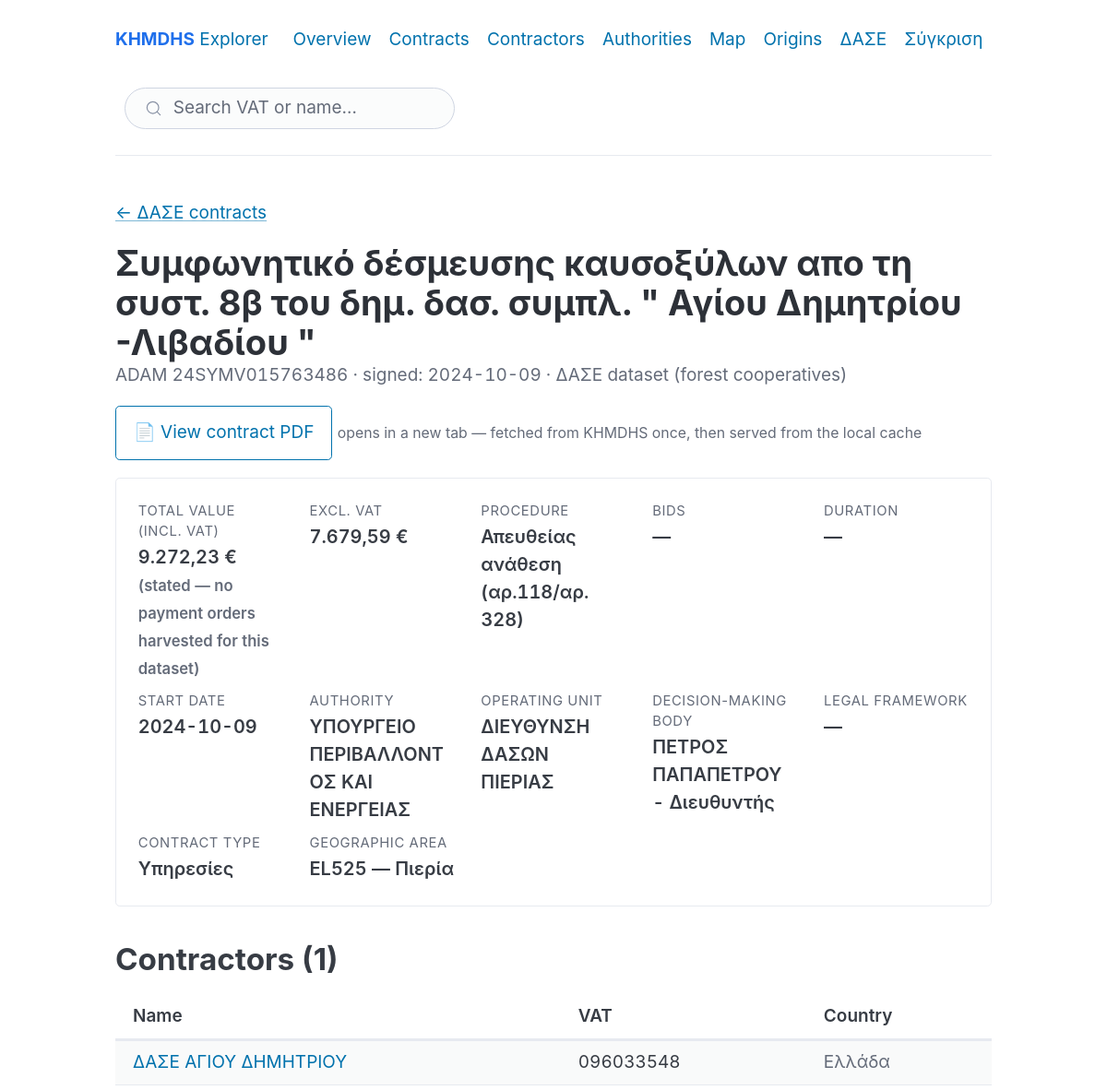
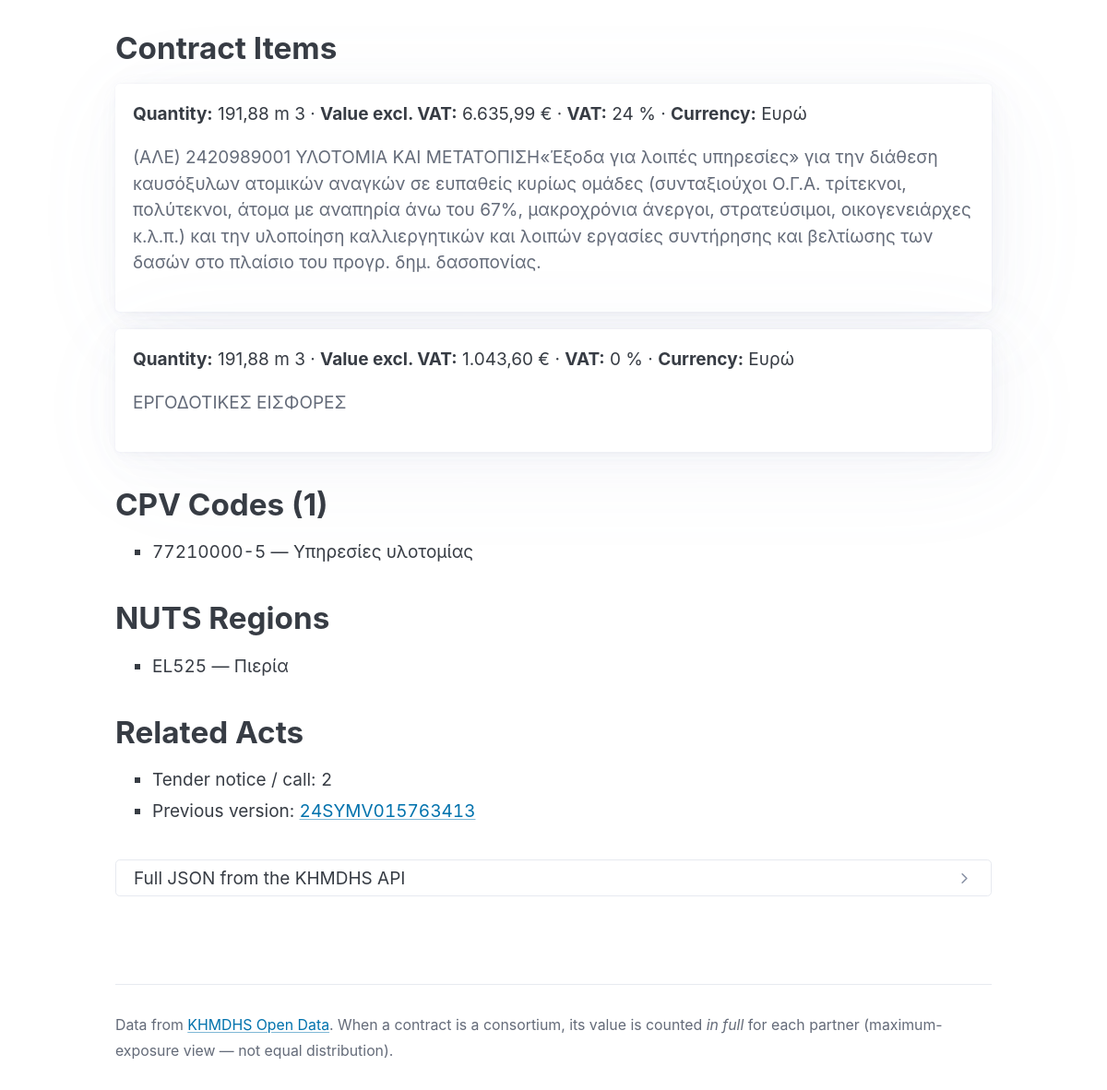
The app's page /dase/contract/24SYMV015763486 with its own data (2 pictures, top to bottom).
### tables this page shows
CREATE TABLE contracts (
    reference_number               TEXT PRIMARY KEY,
    title                          TEXT,
    contract_number                TEXT,
    contract_signed_date           TEXT,
    submission_date                TEXT,
    last_update_date               TEXT,
    start_date                     TEXT,
    end_date                       TEXT,
    no_end_date                    INTEGER,
    cancelled                      INTEGER,
    cancellation_date              TEXT,
    cancellation_reason            TEXT,
    organization_code              TEXT,
    organization_name              TEXT,
    organization_vat               TEXT,
    type_of_contracting_authority  TEXT,
    contracting_authority_activity TEXT,
    central_government_authority   TEXT,
    units_operator_code            TEXT,
    units_operator_name            TEXT,
    signer_code                    TEXT,
    signer_name                    TEXT,
    procedure_type_code            TEXT,
    procedure_type                 TEXT,
    award_procedure                TEXT,
    assign_criteria                TEXT,
    contract_type_code             TEXT,
    contract_type                  TEXT,
    legal_context                  TEXT,
    nuts_code                      TEXT,
    nuts_region_name               TEXT,
    nuts_city                      TEXT,
    nuts_postal_code               TEXT,
    nuts_country                   TEXT,
    total_cost_without_vat         REAL,
    total_cost_with_vat            REAL,
    contract_budget                REAL,
    bids_submitted                 INTEGER,
    max_bids_submitted             INTEGER,
    number_of_sections             INTEGER,
    contract_duration              INTEGER,
    contract_duration_unit         TEXT,
    public_funding_ref             TEXT,
    public_funding_ref_num         TEXT,
    public_funding_ref_ops         TEXT,
    cofund_program_ref             TEXT,
    espa_fund_program_ref          TEXT,
    notice_reference_number        TEXT,
    prev_reference_no              TEXT,
    next_reference_no              TEXT,
    raw_json                       TEXT,
    fetched_at                     TEXT NOT NULL
);

CREATE TABLE contractors (
    reference_number TEXT NOT NULL,
    seq              INTEGER NOT NULL,
    vat_number       TEXT,
    name             TEXT,
    country          TEXT,
    greek_vat        INTEGER,
    PRIMARY KEY (reference_number, seq),
    FOREIGN KEY (reference_number) REFERENCES contracts(reference_number) ON DELETE CASCADE
);

CREATE TABLE contract_objects (
    reference_number  TEXT NOT NULL,
    seq               INTEGER NOT NULL,
    quantity          REAL,
    unit_type         TEXT,
    cost_without_vat  REAL,
    vat_percent       TEXT,
    currency          TEXT,
    short_description TEXT,
    PRIMARY KEY (reference_number, seq),
    FOREIGN KEY (reference_number) REFERENCES contracts(reference_number) ON DELETE CASCADE
);

CREATE TABLE contract_cpvs (
    reference_number TEXT NOT NULL,
    seq              INTEGER NOT NULL,
    cpv_code         TEXT,
    cpv_description  TEXT,
    PRIMARY KEY (reference_number, seq),
    FOREIGN KEY (reference_number) REFERENCES contracts(reference_number) ON DELETE CASCADE
);

CREATE TABLE contract_nuts (
    reference_number TEXT NOT NULL,
    seq              INTEGER NOT NULL,
    nuts_code        TEXT,
    nuts_name        TEXT,
    PRIMARY KEY (reference_number, seq),
    FOREIGN KEY (reference_number) REFERENCES contracts(reference_number) ON DELETE CASCADE
);

### webui/app.py (the view)
    @app.route("/dase/contract/<adam>")
    def dase_contract_detail(adam: str):
        conn = _dase_conn()
        d = queries.contract_detail(conn, adam)
        if d is None:
            abort(404)
        return render_template("dase_contract.html", c=d)

### webui/filters.py (called while the page is built)
def gr_number(n: float | int | None, decimals: int = 2) -> str:
    if n is None or n == "":
        return ""
    try:
        s = f"{float(n):,.{decimals}f}"
    except (TypeError, ValueError):
        return str(n)
    return s.replace(",", "X").replace(".", ",").replace("X", ".")

def eur(n: float | int | None) -> str:
    if n is None or n == "":
        return ""
    return f"{gr_number(n)} €"

### webui/queries.py (called while the page is built)
def _has_scope_table(conn: sqlite3.Connection) -> bool:
    return conn.execute(
        "SELECT 1 FROM sqlite_master WHERE type='table' AND name='contract_scope'"
    ).fetchone() is not None

def _has_payments_table(conn: sqlite3.Connection) -> bool:
    return conn.execute(
        "SELECT 1 FROM sqlite_master WHERE type='table' AND name='contract_payments'"
    ).fetchone() is not None

def open_ro(db_path: Path) -> sqlite3.Connection:
    uri = f"file:{db_path.as_posix()}?mode=ro"
    conn = sqlite3.connect(uri, uri=True)
    conn.row_factory = sqlite3.Row
    return conn

### webui/templates/dase_contract.html (shortened to what this page needs)
{% extends "base.html" %}
{% block content %}
<p class="muted">
  <a href="{{ url_for('dase_contracts_list') }}">← ΔΑΣΕ contracts</a>
</p>
<hgroup>
  <h1>{{ c.title or c.reference_number }}</h1>
  <p class="muted tabular">ADAM {{ c.reference_number }} · signed: {{ c.contract_signed_date or '—' }}
    · ΔΑΣΕ dataset (forest cooperatives)</p>
</hgroup>
<p>
  <a role="button" href="{{ url_for('pdf_attachment', kind='contract', adam=c.reference_number) }}"
     target="_blank" rel="noopener" class="outline">📄 View contract PDF</a>
  <small class="muted">opens in a new tab — fetched from KHMDHS once, then served from the local cache</small>
</p>
<dl class="summary-card">
  <div>
    <dt>Total Value (incl. VAT)</dt>
    <dd>{{ c.total_cost_with_vat | eur }} <small class="muted">(stated — no payment orders harvested for this dataset)</small></dd>
  </div>
  <div>
    <dt>Excl. VAT</dt>
    <dd>{{ c.total_cost_without_vat | eur }}</dd>
  </div>
  <div>
    <dt>Procedure</dt>
    <dd>{{ c.procedure_type or '—' }}</dd>
  </div>
  <div>
    <dt>Bids</dt>
    <dd>
      {% if c.bids_submitted == 1 %}
        <span class="redflag redflag-amber">1 bid</span>
      {% else %}
        {{ c.bids_submitted or '—' }}
      {% endif %}
    </dd>
  </div>
  <div>
    <dt>Duration</dt>
    <dd>{% if c.contract_duration %}{{ c.contract_duration }} {{ c.contract_duration_unit or '' }}{% else %}—{% endif %}</dd>
  </div>
  <div>
    <dt>Start Date</dt>
    <dd>{{ c.start_date or '—' }}</dd>
  </div>
  <div>
    <dt>Authority</dt>
    <dd>{{ c.organization_name or '—' }}</dd>
  </div>
  <div>
    <dt>Operating Unit</dt>
    <dd>{{ c.units_operator_name or '—' }}</dd>
  </div>
  <div>
    <dt>Decision-Making Body</dt>
    <dd>{{ c.signer_name or '—' }}</dd>
  </div>
  <div>
    <dt>Legal Framework</dt>
    <dd>{{ c.legal_context or '—' }}</dd>
  </div>
  <div>
    <dt>Contract Type</dt>
    <dd>{{ c.contract_type or '—' }}</dd>
  </div>
  <div>
    <dt>Geographic Area</dt>
    <dd>{{ c.nuts_code or '' }} {% if c.nuts_region_name %}— {{ c.nuts_region_name }}{% endif %} {% if c.nuts_city %}· {{ c.nuts_city }}{% endif %} {% if c.nuts_postal_code %}({{ c.nuts_postal_code }}){% endif %}</dd>
  </div>
</dl>
<section class="section">
  <h2>Contractors ({{ c.contractors | length }})</h2>
  <table class="compact striped">
    <thead>
      <tr>
        <th>Name</th>
        <th>VAT</th>
        <th>Country</th>
      </tr>
    </thead>
    <tbody>
      {% for ct in c.contractors %}
      <tr>
        <td><a href="{{ url_for('dase_contractor_detail', vat=ct.vat_number) }}">{{ ct.name }}</a></td>
        <td class="tabular">{{ ct.vat_number }}</td>
        <td class="muted">{{ ct.country or '—' }}</td>
      </tr>
      {% endfor %}
    </tbody>
  </table>
</section>
{% if c.objects %}
<section class="section">
  <h2>Contract Items</h2>
  {% for o in c.objects %}
  <article>
    <p><strong>Quantity:</strong> {{ o.quantity | gr_number(2) }} {{ o.unit_type or '' }}
    · <strong>Value excl. VAT:</strong> {{ o.cost_without_vat | eur }}
    · <strong>VAT:</strong> {{ o.vat_percent or '—' }} %
    · <strong>Currency:</strong> {{ o.currency or 'EUR' }}</p>
    {% if o.short_description %}<p class="muted">{{ o.short_description }}</p>{% endif %}
  </article>
  {% endfor %}
</section>
{% endif %}
{% if c.cpvs %}
<section class="section">
  <h2>CPV Codes ({{ c.cpvs | length }})</h2>
  <ul>
    {% for cpv in c.cpvs %}
    <li><span class="tabular">{{ cpv.cpv_code }}</span> — {{ cpv.cpv_description or '' }}</li>
    {% endfor %}
  </ul>
</section>
{% endif %}
{% if c.nuts %}
<section class="section">
  <h2>NUTS Regions</h2>
  <ul>
    {% for n in c.nuts %}
    <li><span class="tabular">{{ n.nuts_code }}</span> — {{ n.nuts_name or '' }}</li>
    {% endfor %}
  </ul>
</section>
{% endif %}
{% if c.notice_reference_number or c.prev_reference_no or c.next_reference_no %}
<section class="section">
  <h2>Related Acts</h2>
  <ul>
    {% if c.notice_reference_number %}<li>Tender notice / call: <span class="tabular">{{ c.notice_reference_number }}</span></li>{% endif %}
    {% if c.prev_reference_no %}<li>Previous version: <a class="tabular" href="{{ url_for('dase_contract_detail', adam=c.prev_reference_no) }}">{{ c.prev_reference_no }}</a></li>{% endif %}
  </ul>
</section>
{% endif %}
<details class="raw">
  <summary>Full JSON from the KHMDHS API</summary>
</details>
{% endblock %}

### webui/static/style.css (style rules this page uses)
:root { --pico-font-family: -apple-system, BlinkMacSystemFont, "Segoe UI", Roboto, "Helvetica Neue", Arial, "Noto Sans", "Liberation Sans", sans-serif, "Apple Color Emoji", "Segoe UI Emoji"; --brand: #1f6feb; --brand-dim: #5a93ee; --redflag-red: #d04545; --redflag-amber: #c98724; --redflag-neutral: #6b7280; }
.section { margin-block: 2rem; }
.section > h2 { margin-bottom: 1rem; }
table.compact td, table.compact th { padding-block: 0.5rem; }
table a { text-decoration: none; }
.muted { color: var(--pico-muted-color); }
.tabular { font-variant-numeric: tabular-nums; }
.summary-card { display: grid; grid-template-columns: repeat(auto-fit, minmax(140px, 1fr)); gap: 0.5rem 1.5rem; padding: 1.25rem; background: var(--pico-card-background-color); border: 1px solid var(--pico-muted-border-color); border-radius: var(--pico-border-radius); margin-bottom: 1.5rem; }
.summary-card dt { font-size: 0.78rem; color: var(--pico-muted-color); text-transform: uppercase; letter-spacing: 0.04em; margin-bottom: 0.15rem; }
.summary-card dd { font-size: 1.05rem; font-weight: 600; margin: 0; font-variant-numeric: tabular-nums; }
.summary-card > :last-child { margin-bottom: 0; }
details.raw { margin-top: 1.5rem; border: 1px solid var(--pico-muted-border-color); border-radius: var(--pico-border-radius); padding: 0.5rem 1rem; }

### records on screen
contracts: title "Συμφωνητικό δέσμευσης καυσοξύλων απο τη συστ. 8β του δημ. δασ. συμπλ. \" Αγίου Δημητρίου -Λιβαδίου \"", reference_number "24SYMV015763486", contract_signed_date "2024-10-09", total_cost_with_vat|eur "9.272,23 €", total_cost_without_vat|eur "7.679,59 €", procedure_type "Απευθείας ανάθεση (αρ.118/αρ. 328)", start_date "2024-10-09", organization_name "ΥΠΟΥΡΓΕΙΟ ΠΕΡΙΒΑΛΛΟΝΤΟΣ ΚΑΙ ΕΝΕΡΓΕΙΑΣ", units_operator_name "ΔΙΕΥΘΥΝΣΗ ΔΑΣΩΝ ΠΙΕΡΙΑΣ", signer_name "ΠΕΤΡΟΣ ΠΑΠΑΠΕΤΡΟΥ - Διευθυντής", contract_type "Υπηρεσίες", nuts_code "EL525", nuts_region_name "Πιερία", notice_reference_number "2", prev_reference_no "24SYMV015763413"
contractors: name "ΔΑΣΕ ΑΓΙΟΥ ΔΗΜΗΤΡΙΟΥ", vat_number "096033548", country "Ελλάδα"
contract_objects: quantity|gr_number "191,88", unit_type "m 3", cost_without_vat|eur "6.635,99 €", vat_percent "24", currency "Ευρώ", short_description "(ΑΛΕ) 2420989001 ΥΛΟΤΟΜΙΑ ΚΑΙ ΜΕΤΑΤΟΠΙΣΗ«Έξοδα για λοιπές υπηρεσίες» για την διάθεση καυσόξυλων ατομικών αναγκών σε ευπαθείς κυρίως ομάδες (συνταξιούχοι Ο.Γ.Α. τρίτεκνοι, πολύτεκνοι, άτομα με αναπηρία άνω του 67%, μακροχρόνια άνεργοι, στρατεύσιμοι, οικογενειάρχες κ.λ.π.) και την υλοποίηση καλλιεργητικών και λοιπών εργασίες συντήρησης και βελτίωσης των δασών στο πλαίσιο του προγρ. δημ. δασοπονίας."
contract_objects: quantity|gr_number "191,88", unit_type "m 3", cost_without_vat|eur "1.043,60 €", vat_percent "0", currency "Ευρώ", short_description "ΕΡΓΟΔΟΤΙΚΕΣ ΕΙΣΦΟΡΕΣ"
contract_cpvs: cpv_code "77210000-5", cpv_description "Υπηρεσίες υλοτομίας"
contract_nuts: nuts_code "EL525", nuts_name "Πιερία"

### other values on screen
{{ c.bids_submitted or '—' }} "—"
{{ c.legal_context or '—' }} "—"
{{ c.contractors | length }} "1"
{{ c.cpvs | length }} "1"
